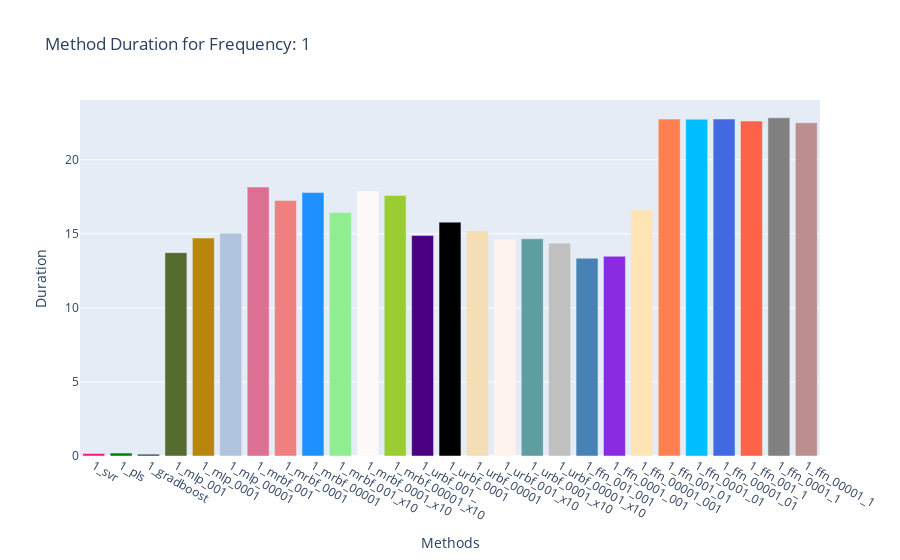
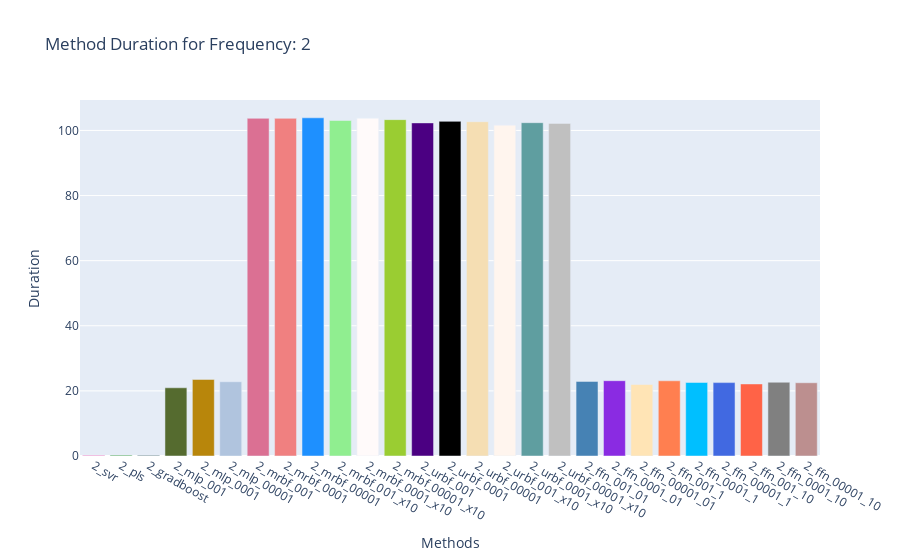
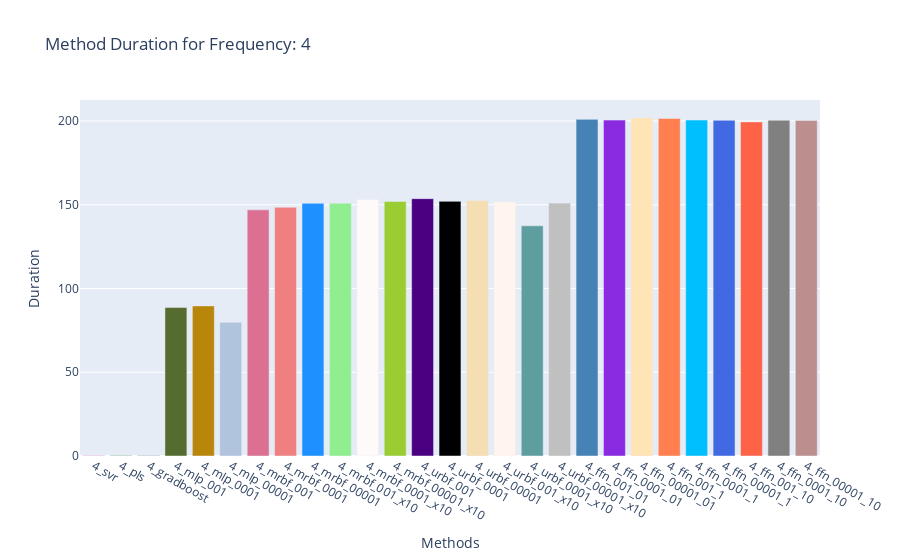
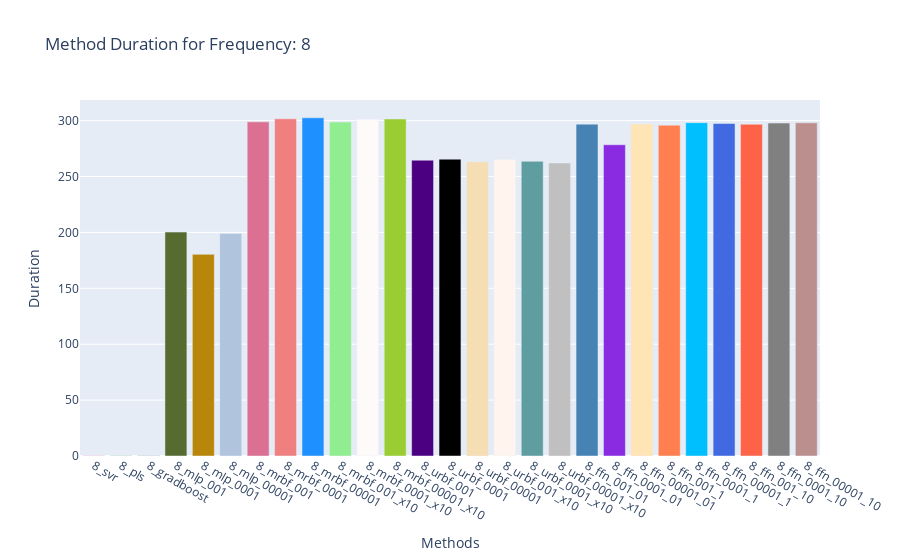

These figures' notebook cell, in order:
### Code cell
values = list(method_durations.values())
### use average value:
values = [np.asarray(value).mean() for value in values]

for frequency_chunk in range(4):
    
    chunk_values = values[frequency_chunk*num_methods:(frequency_chunk+1)*num_methods]
    chunk_names = categories[frequency_chunk*num_methods:(frequency_chunk+1)*num_methods]

    # Creating the bar chart
    fig = go.Figure(data=[go.Bar(x=chunk_names, y=chunk_values,marker_color=colors)])

    # Adding title and labels (you can modify these as needed)
    fig.update_layout(
        title=f"Method Duration for Frequency: {2**frequency_chunk}",
        xaxis_title="Methods",
        yaxis_title="Duration"
    )

    # Displaying the figure
    fig.show()

### Figure 1 — Plotly figure (JSON) as saved in the notebook; plotly's stock layout.template omitted (floating-point values rounded to 4 significant figures)
{"data": [{"marker": {"color": ["deeppink", "green", "darkslategray", "darkolivegreen", "darkgoldenrod", "lightsteelblue", "palevioletred", "lightcoral", "dodgerblue", "lightgreen", "snow", "yellowgreen", "indigo", "black", "wheat", "seashell", "cadetblue", "silver", "steelblue", "blueviolet", "moccasin", "coral", "deepskyblue", "royalblue", "tomato", "gray", "rosybrown"]}, "type": "bar", "x": ["1_svr", "1_pls", "1_gradboost", "1_mlp_001", "1_mlp_0001", "1_mlp_00001", "1_mrbf_001", "1_mrbf_0001", "1_mrbf_00001", "1_mrbf_001_x10", "1_mrbf_0001_x10", "1_mrbf_00001_x10", "1_urbf_001_", "1_urbf_0001", "1_urbf_00001", "1_urbf_001_x10", "1_urbf_0001_x10", "1_urbf_00001_x10", "1_ffn_001_001", "1_ffn_0001_001", "1_ffn_00001_001", "1_ffn_001_01", "1_ffn_0001_01", "1_ffn_00001_01", "1_ffn_001_1", "1_ffn_0001_1", "1_ffn_00001_1"], "y": [0.1691, 0.1994, 0.1241, 13.73, 14.71, 15.05, 18.16, 17.25, 17.79, 16.44, 17.89, 17.59, 14.88, 15.79, 15.21, 14.63, 14.66, 14.37, 13.35, 13.49, 16.65, 22.74, 22.73, 22.75, 22.61, 22.83, 22.5]}], "layout": {"title": {"text": "Method Duration for Frequency: 1"}, "xaxis": {"title": {"text": "Methods"}}, "yaxis": {"title": {"text": "Duration"}}}}

### Figure 2 — Plotly figure (JSON) as saved in the notebook; plotly's stock layout.template omitted (floating-point values rounded to 4 significant figures)
{"data": [{"marker": {"color": ["deeppink", "green", "darkslategray", "darkolivegreen", "darkgoldenrod", "lightsteelblue", "palevioletred", "lightcoral", "dodgerblue", "lightgreen", "snow", "yellowgreen", "indigo", "black", "wheat", "seashell", "cadetblue", "silver", "steelblue", "blueviolet", "moccasin", "coral", "deepskyblue", "royalblue", "tomato", "gray", "rosybrown"]}, "type": "bar", "x": ["2_svr", "2_pls", "2_gradboost", "2_mlp_001", "2_mlp_0001", "2_mlp_00001", "2_mrbf_001", "2_mrbf_0001", "2_mrbf_00001", "2_mrbf_001_x10", "2_mrbf_0001_x10", "2_mrbf_00001_x10", "2_urbf_001", "2_urbf_0001", "2_urbf_00001", "2_urbf_001_x10", "2_urbf_0001_x10", "2_urbf_00001_x10", "2_ffn_001_01", "2_ffn_0001_01", "2_ffn_00001_01", "2_ffn_001_1", "2_ffn_0001_1", "2_ffn_00001_1", "2_ffn_001_10", "2_ffn_0001_10", "2_ffn_00001_10"], "y": [0.1708, 0.2154, 0.2004, 20.95, 23.52, 22.81, 103.7, 103.7, 103.9, 103.1, 103.8, 103.3, 102.3, 102.8, 102.7, 101.6, 102.4, 102.2, 22.91, 23.13, 21.97, 23.1, 22.59, 22.54, 22.13, 22.66, 22.5]}], "layout": {"title": {"text": "Method Duration for Frequency: 2"}, "xaxis": {"title": {"text": "Methods"}}, "yaxis": {"title": {"text": "Duration"}}}}

### Figure 3 — Plotly figure (JSON) as saved in the notebook; plotly's stock layout.template omitted (floating-point values rounded to 4 significant figures)
{"data": [{"marker": {"color": ["deeppink", "green", "darkslategray", "darkolivegreen", "darkgoldenrod", "lightsteelblue", "palevioletred", "lightcoral", "dodgerblue", "lightgreen", "snow", "yellowgreen", "indigo", "black", "wheat", "seashell", "cadetblue", "silver", "steelblue", "blueviolet", "moccasin", "coral", "deepskyblue", "royalblue", "tomato", "gray", "rosybrown"]}, "type": "bar", "x": ["4_svr", "4_pls", "4_gradboost", "4_mlp_001", "4_mlp_0001", "4_mlp_00001", "4_mrbf_001", "4_mrbf_0001", "4_mrbf_00001", "4_mrbf_001_x10", "4_mrbf_0001_x10", "4_mrbf_00001_x10", "4_urbf_001", "4_urbf_0001", "4_urbf_00001", "4_urbf_001_x10", "4_urbf_0001_x10", "4_urbf_00001_x10", "4_ffn_001_01", "4_ffn_0001_01", "4_ffn_00001_01", "4_ffn_001_1", "4_ffn_0001_1", "4_ffn_00001_1", "4_ffn_001_10", "4_ffn_0001_10", "4_ffn_00001_10"], "y": [0.1707, 0.2435, 0.2173, 88.63, 89.62, 79.87, 146.9, 148.5, 150.8, 150.9, 153.2, 152.0, 153.6, 152.0, 152.5, 151.8, 137.4, 151.0, 201.0, 200.5, 201.9, 201.5, 200.6, 200.4, 199.5, 200.4, 200.4]}], "layout": {"title": {"text": "Method Duration for Frequency: 4"}, "xaxis": {"title": {"text": "Methods"}}, "yaxis": {"title": {"text": "Duration"}}}}

### Figure 4 — Plotly figure (JSON) as saved in the notebook; plotly's stock layout.template omitted (floating-point values rounded to 4 significant figures)
{"data": [{"marker": {"color": ["deeppink", "green", "darkslategray", "darkolivegreen", "darkgoldenrod", "lightsteelblue", "palevioletred", "lightcoral", "dodgerblue", "lightgreen", "snow", "yellowgreen", "indigo", "black", "wheat", "seashell", "cadetblue", "silver", "steelblue", "blueviolet", "moccasin", "coral", "deepskyblue", "royalblue", "tomato", "gray", "rosybrown"]}, "type": "bar", "x": ["8_svr", "8_pls", "8_gradboost", "8_mlp_001", "8_mlp_0001", "8_mlp_00001", "8_mrbf_001", "8_mrbf_0001", "8_mrbf_00001", "8_mrbf_001_x10", "8_mrbf_0001_x10", "8_mrbf_00001_x10", "8_urbf_001", "8_urbf_0001", "8_urbf_00001", "8_urbf_001_x10", "8_urbf_0001_x10", "8_urbf_00001_x10", "8_ffn_001_01", "8_ffn_0001_01", "8_ffn_00001_01", "8_ffn_001_1", "8_ffn_0001_1", "8_ffn_00001_1", "8_ffn_001_10", "8_ffn_0001_10", "8_ffn_00001_10"], "y": [0.1747, 0.1886, 0.1991, 200.3, 180.4, 199.0, 298.9, 301.6, 302.5, 298.7, 301.3, 301.5, 264.6, 265.5, 263.2, 265.2, 263.6, 262.1, 296.8, 278.4, 297.0, 295.9, 298.2, 297.4, 296.8, 297.8, 298.0]}], "layout": {"title": {"text": "Method Duration for Frequency: 8"}, "xaxis": {"title": {"text": "Methods"}}, "yaxis": {"title": {"text": "Duration"}}}}
